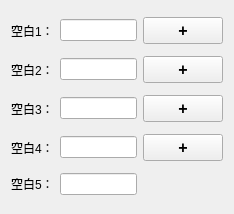
                   <widget class="QWidget" name="scrollAreaWidgetContents">
                    <property name="geometry">
                     <rect>
                      <x>0</x>
                      <y>0</y>
                      <width>234</width>
                      <height>214</height>
                     </rect>
                    </property>
                    <layout class="QGridLayout" name="gridLayout_4">
                     <item row="0" column="0">
                      <widget class="QLabel" name="label_blank1">
                       <property name="text">
                        <string>空白1：</string>
                       </property>
                      </widget>
                     </item>
                     <item row="2" column="2">
                      <widget class="QPushButton" name="btn_add3">
                       <property name="font">
                        <font>
                         <pointsize>12</pointsize>
                         <bold>true</bold>
                        </font>
                       </property>
                       <property name="text">
                        <string>+</string>
                       </property>
                      </widget>
                     </item>
                     <item row="4" column="0">
                      <widget class="QLabel" name="label_blank5">
                       <property name="text">
                        <string>空白5：</string>
                       </property>
                      </widget>
                     </item>
                     <item row="0" column="2">
                      <widget class="QPushButton" name="btn_add1">
                       <property name="font">
                        <font>
                         <pointsize>12</pointsize>
                         <bold>true</bold>
                        </font>
                       </property>
                       <property name="text">
                        <string>+</string>
                       </property>
                      </widget>
                     </item>
                     <item row="2" column="1">
                      <widget class="QLineEdit" name="lineEdit_blank3"/>
                     </item>
                     <item row="3" column="2">
                      <widget class="QPushButton" name="btn_add4">
                       <property name="font">
                        <font>
                         <pointsize>12</pointsize>
                         <bold>true</bold>
                        </font>
                       </property>
                       <property name="text">
                        <string>+</string>
                       </property>
                      </widget>
                     </item>
                     <item row="1" column="2">
                      <widget class="QPushButton" name="btn_add2">
                       <property name="font">
                        <font>
                         <pointsize>12</pointsize>
                         <bold>true</bold>
                        </font>
                       </property>
                       <property name="text">
                        <string>+</string>
                       </property>
                      </widget>
                     </item>
                     <item row="1" column="1">
                      <widget class="QLineEdit" name="lineEdit_blank2"/>
                     </item>
                     <item row="3" column="1">
                      <widget class="QLineEdit" name="lineEdit_blank4"/>
                     </item>
                     <item row="3" column="0">
                      <widget class="QLabel" name="label_blank4">
                       <property name="styleSheet">
                        <string notr="true"/>
                       </property>
                       <property name="text">
                        <string>空白4：</string>
                       </property>
                      </widget>
                     </item>
                     <item row="2" column="0">
                      <widget class="QLabel" name="label_blank3">
                       <property name="text">
                        <string>空白3：</string>
                       </property>
                      </widget>
                     </item>
                     <item row="1" column="0">
                      <widget class="QLabel" name="label_blank2">
                       <property name="text">
                        <string>空白2：</string>
                       </property>
                      </widget>
                     </item>
                     <item row="4" column="1">
                      <widget class="QLineEdit" name="lineEdit_blank5"/>
                     </item>
                     <item row="0" column="1">
                      <widget class="QLineEdit" name="lineEdit_blank1"/>
                     </item>
                    </layout>
                   </widget>
